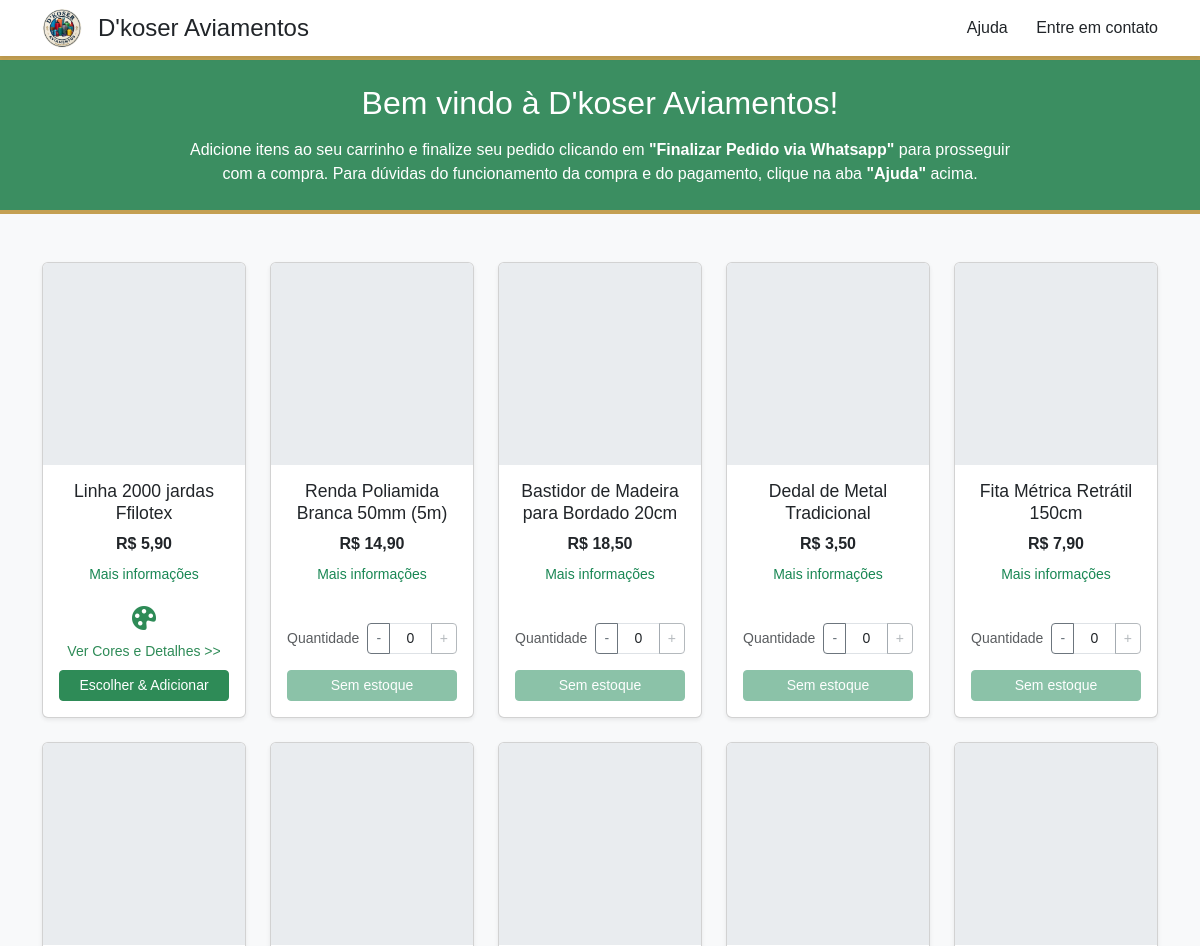
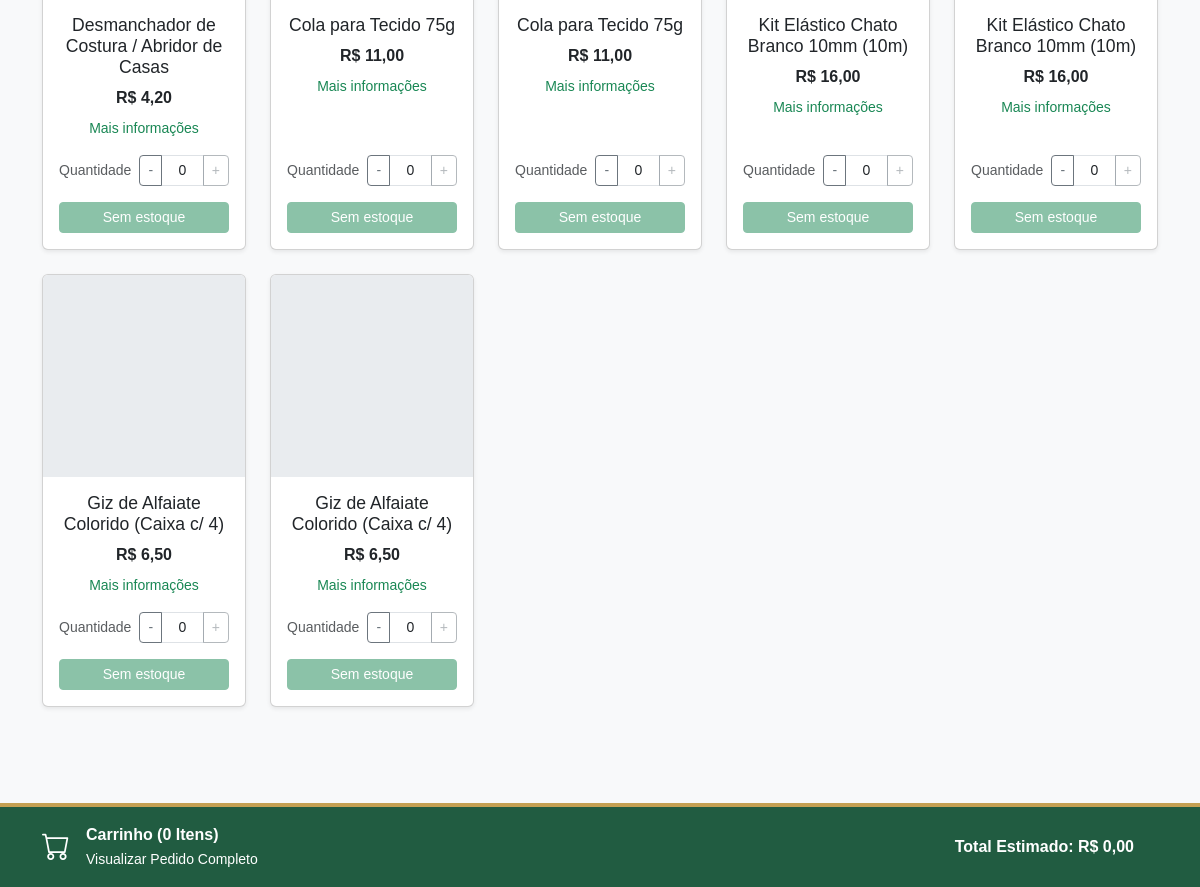
The page / on the database its author committed (2 pictures, top to bottom).
### tables this page shows
CREATE TABLE `produtos` (
  `id` int(11) NOT NULL,
  `nome` varchar(255) NOT NULL,
  `preco` decimal(10,2) NOT NULL,
  `descricao` text DEFAULT NULL,
  `imagem` varchar(255) DEFAULT NULL,
  `categoria_id` int(11) DEFAULT NULL,
  `ativo` tinyint(1) DEFAULT 1,
  `ordem` int(11) DEFAULT 0,
  `estoque` int(11) NOT NULL DEFAULT 0
);

### index.php (the view, shortened to what this page needs)
<?php
    include "config/conexao.php";
?>
<!DOCTYPE html>
<html lang="pt-BR">
<head>
    <link href="https://cdn.jsdelivr.net/npm/bootstrap@5.3.0/dist/css/bootstrap.min.css" rel="stylesheet">
    <link rel="stylesheet" href="https://cdn.jsdelivr.net/npm/bootstrap-icons@1.11.3/font/bootstrap-icons.min.css">
    <link rel="stylesheet" href="style.css">
</head>
<body>
<header class="sticky-top py-2 bg-white shadow-sm">
    <div class="container d-flex justify-content-between align-items-center flex-wrap">
        <div class="d-flex align-items-center">
            <div class="logo-placeholder me-3">
                <img src="assets/images/logo.png" alt="">
            </div>
            <h1 class="h4 mb-0">D'koser Aviamentos</h1>
        </div>
        <nav class="mt-2 mt-md-0">
            <a href="#" class="text-dark text-decoration-none me-4">Ajuda</a>
            <a href="https://wa.me/5547999494487?text=" target="_blank" class="text-dark text-decoration-none">Entre em contato</a>
        </nav>
    </div>
</header>
<section class="banner text-white text-center py-4">
    <div class="container">
        <h2 class="mb-3">Bem vindo à D'koser Aviamentos!</h2>
        <p class="mb-0">Adicione itens ao seu carrinho e finalize seu pedido clicando em <strong>"Finalizar Pedido via Whatsapp"</strong> para prosseguir com a compra. Para dúvidas do funcionamento da compra e do pagamento, clique na aba <strong>"Ajuda"</strong> acima.</p>
    </div>
</section>
<main class="container py-5" style="padding-bottom: 180px !important;">
    <div class="row row-cols-1 row-cols-sm-2 row-cols-md-3 row-cols-lg-5 g-4">
       <?php
$resultado = $conn->query("SELECT * FROM produtos WHERE ativo = 1 ORDER BY ordem ASC, id DESC");
if ($resultado->num_rows > 0):
    while ($prod = $resultado->fetch_assoc()):
        $q_var = $conn->query("SELECT * FROM produto_variacoes WHERE produto_id = " . $prod['id']);
        $has_variations = $q_var->num_rows > 0;
?>
<div class="col">
    <div class="card h-100 text-center shadow-sm">
        <?php if (!empty($prod['imagem'])): ?>
            <img src="<?= htmlspecialchars($prod['imagem']) ?>" class="card-img-top" alt="<?= htmlspecialchars($prod['nome']) ?>" style="aspect-ratio: 1 / 1; object-fit: cover;">
        <?php else: ?>
            <div class="img-placeholder card-img-top"></div>
        <?php endif; ?>
        <div class="card-body d-flex flex-column pb-3">
            <h5 class="card-title"><?= htmlspecialchars($prod['nome']) ?></h5>
            <p class="card-text fw-bold mb-2">R$ <?= number_format($prod['preco'], 2, ',', '.') ?></p>
            <?php if (!empty(trim($prod['descricao']))): ?>
                <a href="#" class="text-success text-decoration-none mb-3 small" data-bs-toggle="modal" data-bs-target="#modalProduto<?= $prod['id'] ?>">Mais informações</a>
            <?php else: ?>
                <div class="mb-3 small">&nbsp;</div>
            <?php endif; ?>
            <?php if ($has_variations): ?>
                <div class="mt-auto">
                    <div class="d-flex flex-column align-items-center mb-2">
                        <i class="bi bi-palette-fill fs-4 mb-1" style="color: #2e8b57 !important;"></i>
                        <a href="#" class="text-decoration-none small" style="color: #2e8b57 !important;" data-bs-toggle="modal" data-bs-target="#modalVariacoes<?= $prod['id'] ?>">Ver Cores e Detalhes &gt;&gt;</a>
                    </div>
                    <button class="btn btn-success w-100 btn-sm" data-bs-toggle="modal" data-bs-target="#modalVariacoes<?= $prod['id'] ?>">
                        Escolher & Adicionar
                    </button>
                </div>
            <?php else: ?>
                <div class="mt-auto">
                    <?php
                        $estoque = $prod['estoque'];
                        $qtd_inicial = $estoque > 0 ? 1 : 0;
                        $opacity_plus = ($estoque <= 1) ? 'opacity: 0.5;' : '';
                        $disabled_plus = ($estoque <= 1) ? 'disabled' : '';
                        $opacity_add = ($estoque == 0) ? 'opacity: 0.5;' : '';
                        $disabled_add = ($estoque == 0) ? 'disabled' : '';
                    ?>
                    <div class="d-flex justify-content-center align-items-center mb-3">
                        <span class="me-2 text-muted small">Quantidade</span>
                        <div class="input-group input-group-sm custom-input-group">
                            <button class="btn btn-outline-secondary btn-minus" type="button">-</button>
                            <input type="number" class="form-control text-center input-qtd" value="<?= $qtd_inicial ?>" min="<?= $estoque > 0 ? 1 : 0 ?>" max="<?= $estoque ?>">
                            <button class="btn btn-outline-secondary btn-plus" type="button" <?= $disabled_plus ?> style="<?= $opacity_plus ?>">+</button>
                        </div>
                    </div>
                    <button class="btn btn-success w-100 btn-sm btn-add-cart"
                            data-id="<?= $prod['id'] ?>"
                            data-nome="<?= htmlspecialchars($prod['nome']) ?>"
                            data-preco="<?= $prod['preco'] ?>"
                            data-estoque="<?= $estoque ?>"
                            <?= $disabled_add ?> style="<?= $opacity_add ?>">
                    </button>
                </div>
            <?php endif; ?>
        </div>
    </div>
</div>
<?php
    endwhile;
else:
?>
    <div class="col-12 text-center py-5">
        <h4 class="text-muted">Nenhum produto disponível no momento.</h4>
    </div>
<?php endif; ?>
</main>
<div class="toast-container position-fixed bottom-0 end-0 p-3" style="z-index: 2000; margin-bottom: 75px;">
</div>
<footer class="cart-bar text-white py-3">
    <div class="container d-flex justify-content-between align-items-center">
    <a href="#" class="d-flex align-items-center text-white text-decoration-none" data-bs-toggle="modal" data-bs-target="#modalCarrinho">
        <i class="bi bi-cart fs-3 me-3"></i>
        <div>
            <p class="mb-0 fw-bold">Carrinho (<span id="cart-count">0</span> Itens)</p>
            <span class="small">Visualizar Pedido Completo</span>
        </div>
    </a>
    <div class="d-flex align-items-center">
        <span class="me-4 fw-bold">Total Estimado: R$ <span id="cart-total">0,00</span></span>
    </div>
    </div>
</footer>
</body>
</html>

### style.css (style rules this page uses)
body { background-color: #f8f9fa; font-family: Arial, sans-serif; }
.logo-placeholder { width: 40px; height: 40px; display: flex; align-items: center; justify-content: center; }
.logo-placeholder img { width: 100%; height: 100%; object-fit: contain; }
.banner { background-color: #3b8e61; border-bottom: 4px solid #c4a052; border-top: 4px solid #c4a052; }
.img-placeholder { width: 100%; aspect-ratio: 1 / 1; object-fit: cover; background-color: #e9ecef; border-top-left-radius: var(--bs-card-inner-border-radius); border-top-right-radius: var(--bs-card-inner-border-radius); }
.card-title { font-size: 1.1rem; }
.cart-bar { background-color: #215c41; border-top: 4px solid #c4a052; position: fixed; bottom: 0; width: 100%; z-index: 1030; }
.btn-success { background-color: #2e8b57; border-color: #2e8b57; }
.banner p { text-wrap: balance; margin: 0 auto; }

### rows shown on the page
produtos: nome "Linha 2000 jardas Ffilotex", preco "5,90"
produtos: nome "Renda Poliamida Branca 50mm (5m)", preco "14,90", estoque "0"
produtos: nome "Bastidor de Madeira para Bordado 20cm", preco "18,50", estoque "0"
produtos: nome "Dedal de Metal Tradicional", preco "3,50", estoque "0"
produtos: nome "Fita Métrica Retrátil 150cm", preco "7,90", estoque "0"
produtos: nome "Desmanchador de Costura / Abridor de Casas", preco "4,20", estoque "0"
produtos: nome "Cola para Tecido 75g", preco "11,00", estoque "0"
produtos: nome "Cola para Tecido 75g", preco "11,00", estoque "0"
produtos: nome "Kit Elástico Chato Branco 10mm (10m)", preco "16,00", estoque "0"
produtos: nome "Kit Elástico Chato Branco 10mm (10m)", preco "16,00", estoque "0"
produtos: nome "Giz de Alfaiate Colorido (Caixa c/ 4)", preco "6,50", estoque "0"
produtos: nome "Giz de Alfaiate Colorido (Caixa c/ 4)", preco "6,50", estoque "0"
